Frame 1 (no input): blank canvas, image omitted
Frame 60 (the mouse pressed at the canvas centre just before this capture): blank canvas, image omitted
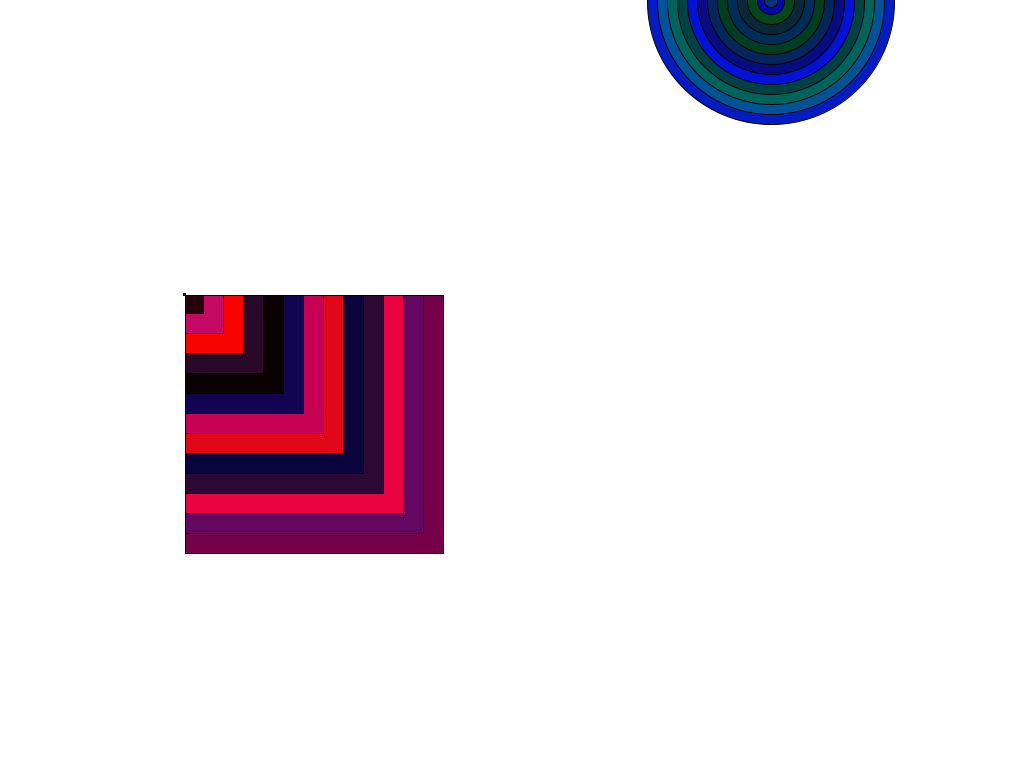
Frame 120 (the mouse held since frame 60 and released just before this capture)

The Processing sketch whose frames 1 and 60 were blank and that drew this single picture after the mouse press (run headless with seeded random() and noise(); from frame 60 on, the mouse is pressed at the canvas centre):

// Processing sketch: Classics_justinHarrison
// ── Classics_justinHarrison.pde
//Classics by Justin & Monjur

//establishes 2 arrays that record x and y coordinates, respectively

class Rings{
  //instance variables
  int x;
  int y;
  int diameter;
  
  //constructor
  Rings(int tempX, int tempY, int tempDiameter){
    x = tempX;
    y = tempY;
    diameter = tempDiameter;
  }
  
  //creates randomly generated colorful rings
  void randomCircle(){
    //randomly generates coordinates and diameter
     x = int(random(0,500));
      y = int(random(0,1000));
     diameter = int(random(0,500));
     //creates rings in a nearly completely random pattern with random colors in blue & green tint
    for (int i = 0; i <100; i = i +1){
      if (diameter > 0){
         stroke(0,0,0);
         fill(int(random(0,10)),int(random(0,100)),int(random(0,255)));
         diameter = diameter - 20;
         ellipse(x, y, diameter, diameter);
    }
    }
  }
  
    void randomRect(){
    //randomly generates coordinates and diameter
     x = int(random(500,1000));
     y = int(random(0,1000));
     diameter = int(random(0,1500));
     //creates rings in a nearly completely random pattern with random colors in blue & green tint
    for (int i = 0; i <10; i = i +1){
      while (diameter > 0){
         stroke(0,0,0);
         fill(int(random(0,255)),int(random(0,10)),int(random(0,100)));
         diameter = diameter - 20;
         rect(x, y, diameter, diameter);
    }
    }
  }


  void switchSides(){
    //randomly generates coordinates and diameter
     x = int(random(500,1000));
      y = int(random(0,1000));
     diameter = int(random(0,500));
     //creates rings in a nearly completely random pattern with random colors in blue & green tint
    for (int i = 0; i <100; i = i +1){
      if (diameter > 0){
         stroke(0,0,0);
         fill(int(random(0,10)),int(random(0,100)),int(random(0,255)));
         diameter = diameter - 20;
         ellipse(x, y, diameter, diameter);

    }
    }
  
    //randomly generates coordinates and diameter
     x = int(random(0,500));
      y = int(random(0,1000));
     diameter = int(random(0,1500));
     //creates rings in a nearly completely random pattern with random colors in blue & green tint
    for (int i = 0; i <10; i = i +1){
      while (diameter > 0){
         stroke(0,0,0);
         fill(int(random(0,255)),int(random(0,10)),int(random(0,100)));
         diameter = diameter - 20;
         rect(x, y, diameter, diameter);
    
    }
  }
    
  }
  
  void start(){
      rings6.randomCircle();
      rings6.randomRect();
  }
}


//creates each Ring variable
Rings rings6;

void setup(){
size(1020,780);
background(255);

//initializes
rings6 = new Rings(900, 900, 500);
}

void draw() {
  frameRate(10);
  
  
  if(mousePressed == true){
    background(255);
  rings6.switchSides();
}
}
